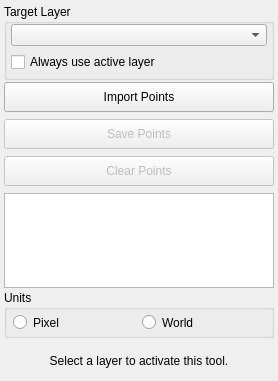
<?xml version="1.0" encoding="UTF-8"?>
<ui version="4.0">
 <class>PointsSelectToolInterface</class>
 <widget class="QWidget" name="PointsSelectToolInterface">
  <property name="geometry">
   <rect>
    <x>0</x>
    <y>0</y>
    <width>278</width>
    <height>381</height>
   </rect>
  </property>
  <property name="sizePolicy">
   <sizepolicy hsizetype="Preferred" vsizetype="Fixed">
    <horstretch>0</horstretch>
    <verstretch>0</verstretch>
   </sizepolicy>
  </property>
  <property name="minimumSize">
   <size>
    <width>0</width>
    <height>220</height>
   </size>
  </property>
  <property name="maximumSize">
   <size>
    <width>16777215</width>
    <height>16777215</height>
   </size>
  </property>
  <property name="windowTitle">
   <string>Points Select Tool</string>
  </property>
  <layout class="QVBoxLayout" name="verticalLayout">
   <property name="spacing">
    <number>2</number>
   </property>
   <property name="leftMargin">
    <number>4</number>
   </property>
   <property name="topMargin">
    <number>4</number>
   </property>
   <property name="rightMargin">
    <number>4</number>
   </property>
   <property name="bottomMargin">
    <number>4</number>
   </property>
   <item>
    <widget class="QGroupBox" name="target_groupbox_">
     <property name="minimumSize">
      <size>
       <width>0</width>
       <height>76</height>
      </size>
     </property>
     <property name="maximumSize">
      <size>
       <width>16777215</width>
       <height>76</height>
      </size>
     </property>
     <property name="title">
      <string>Target Layer</string>
     </property>
     <layout class="QVBoxLayout" name="verticalLayout_4">
      <property name="spacing">
       <number>6</number>
      </property>
      <property name="leftMargin">
       <number>4</number>
      </property>
      <property name="topMargin">
       <number>0</number>
      </property>
      <property name="rightMargin">
       <number>4</number>
      </property>
      <property name="bottomMargin">
       <number>4</number>
      </property>
      <item>
       <widget class="QtUtils::QtDropableComboBox" name="target_layer_">
        <property name="enabled">
         <bool>true</bool>
        </property>
        <property name="sizePolicy">
         <sizepolicy hsizetype="Ignored" vsizetype="Fixed">
          <horstretch>0</horstretch>
          <verstretch>0</verstretch>
         </sizepolicy>
        </property>
       </widget>
      </item>
      <item>
       <widget class="QWidget" name="widget" native="true">
        <property name="minimumSize">
         <size>
          <width>0</width>
          <height>20</height>
         </size>
        </property>
        <layout class="QHBoxLayout" name="horizontalLayout_2">
         <property name="spacing">
          <number>0</number>
         </property>
         <property name="leftMargin">
          <number>0</number>
         </property>
         <property name="topMargin">
          <number>0</number>
         </property>
         <property name="rightMargin">
          <number>0</number>
         </property>
         <property name="bottomMargin">
          <number>0</number>
         </property>
         <item>
          <widget class="QCheckBox" name="use_active_layer_">
           <property name="text">
            <string>Always use active layer</string>
           </property>
          </widget>
         </item>
        </layout>
       </widget>
      </item>
     </layout>
    </widget>
   </item>
   <item>
    <widget class="QPushButton" name="import_button_">
     <property name="minimumSize">
      <size>
       <width>0</width>
       <height>30</height>
      </size>
     </property>
     <property name="text">
      <string>Import Points</string>
     </property>
    </widget>
   </item>
   <item>
    <spacer name="verticalSpacer_4">
     <property name="orientation">
      <enum>Qt::Vertical</enum>
     </property>
     <property name="sizeType">
      <enum>QSizePolicy::Fixed</enum>
     </property>
     <property name="sizeHint" stdset="0">
      <size>
       <width>20</width>
       <height>5</height>
      </size>
     </property>
    </spacer>
   </item>
   <item>
    <widget class="QPushButton" name="export_button_">
     <property name="enabled">
      <bool>false</bool>
     </property>
     <property name="minimumSize">
      <size>
       <width>0</width>
       <height>30</height>
      </size>
     </property>
     <property name="toolTip">
      <string>Save points to file.</string>
     </property>
     <property name="text">
      <string>Save Points</string>
     </property>
    </widget>
   </item>
   <item>
    <spacer name="verticalSpacer">
     <property name="orientation">
      <enum>Qt::Vertical</enum>
     </property>
     <property name="sizeType">
      <enum>QSizePolicy::Fixed</enum>
     </property>
     <property name="sizeHint" stdset="0">
      <size>
       <width>20</width>
       <height>5</height>
      </size>
     </property>
    </spacer>
   </item>
   <item>
    <widget class="QPushButton" name="clear_seeds_button_">
     <property name="enabled">
      <bool>false</bool>
     </property>
     <property name="sizePolicy">
      <sizepolicy hsizetype="Preferred" vsizetype="Fixed">
       <horstretch>0</horstretch>
       <verstretch>0</verstretch>
      </sizepolicy>
     </property>
     <property name="minimumSize">
      <size>
       <width>0</width>
       <height>30</height>
      </size>
     </property>
     <property name="toolTip">
      <string>Delete all points.</string>
     </property>
     <property name="text">
      <string>Clear Points</string>
     </property>
    </widget>
   </item>
   <item>
    <spacer name="verticalSpacer_2">
     <property name="orientation">
      <enum>Qt::Vertical</enum>
     </property>
     <property name="sizeType">
      <enum>QSizePolicy::Fixed</enum>
     </property>
     <property name="sizeHint" stdset="0">
      <size>
       <width>20</width>
       <height>5</height>
      </size>
     </property>
    </spacer>
   </item>
   <item>
    <widget class="QTableWidget" name="points_table_">
     <property name="toolTip">
      <string>Point coordinates display.</string>
     </property>
     <property name="frameShadow">
      <enum>QFrame::Sunken</enum>
     </property>
     <property name="editTriggers">
      <set>QAbstractItemView::NoEditTriggers</set>
     </property>
     <property name="gridStyle">
      <enum>Qt::SolidLine</enum>
     </property>
     <attribute name="horizontalHeaderVisible">
      <bool>true</bool>
     </attribute>
     <attribute name="horizontalHeaderDefaultSectionSize">
      <number>80</number>
     </attribute>
    </widget>
   </item>
   <item>
    <widget class="QGroupBox" name="units_groupbox_">
     <property name="enabled">
      <bool>true</bool>
     </property>
     <property name="sizePolicy">
      <sizepolicy hsizetype="Preferred" vsizetype="Maximum">
       <horstretch>0</horstretch>
       <verstretch>0</verstretch>
      </sizepolicy>
     </property>
     <property name="toolTip">
      <string>Switch between pixel and world coordinates.</string>
     </property>
     <property name="title">
      <string>Units</string>
     </property>
     <layout class="QHBoxLayout" name="horizontalLayout_5">
      <property name="spacing">
       <number>0</number>
      </property>
      <property name="leftMargin">
       <number>4</number>
      </property>
      <property name="topMargin">
       <number>0</number>
      </property>
      <property name="rightMargin">
       <number>4</number>
      </property>
      <property name="bottomMargin">
       <number>0</number>
      </property>
      <item>
       <widget class="QWidget" name="rb_widget_" native="true">
        <property name="sizePolicy">
         <sizepolicy hsizetype="Preferred" vsizetype="Maximum">
          <horstretch>0</horstretch>
          <verstretch>0</verstretch>
         </sizepolicy>
        </property>
        <property name="minimumSize">
         <size>
          <width>0</width>
          <height>25</height>
         </size>
        </property>
        <property name="maximumSize">
         <size>
          <width>16777215</width>
          <height>30</height>
         </size>
        </property>
        <layout class="QHBoxLayout" name="horizontalLayout_6">
         <property name="spacing">
          <number>4</number>
         </property>
         <property name="leftMargin">
          <number>2</number>
         </property>
         <property name="topMargin">
          <number>4</number>
         </property>
         <property name="rightMargin">
          <number>0</number>
         </property>
         <property name="bottomMargin">
          <number>4</number>
         </property>
         <item>
          <widget class="QRadioButton" name="rb_index_">
           <property name="enabled">
            <bool>true</bool>
           </property>
           <property name="sizePolicy">
            <sizepolicy hsizetype="Preferred" vsizetype="Maximum">
             <horstretch>0</horstretch>
             <verstretch>0</verstretch>
            </sizepolicy>
           </property>
           <property name="text">
            <string>Pixel</string>
           </property>
          </widget>
         </item>
         <item>
          <widget class="QRadioButton" name="rb_world_">
           <property name="enabled">
            <bool>true</bool>
           </property>
           <property name="sizePolicy">
            <sizepolicy hsizetype="Preferred" vsizetype="Maximum">
             <horstretch>0</horstretch>
             <verstretch>0</verstretch>
            </sizepolicy>
           </property>
           <property name="text">
            <string>World</string>
           </property>
          </widget>
         </item>
        </layout>
       </widget>
      </item>
     </layout>
    </widget>
   </item>
   <item>
    <spacer name="verticalSpacer_3">
     <property name="orientation">
      <enum>Qt::Vertical</enum>
     </property>
     <property name="sizeType">
      <enum>QSizePolicy::Fixed</enum>
     </property>
     <property name="sizeHint" stdset="0">
      <size>
       <width>20</width>
       <height>5</height>
      </size>
     </property>
    </spacer>
   </item>
   <item>
    <widget class="QWidget" name="message_alert_" native="true">
     <property name="minimumSize">
      <size>
       <width>0</width>
       <height>32</height>
      </size>
     </property>
     <layout class="QHBoxLayout" name="horizontalLayout_4">
      <property name="spacing">
       <number>0</number>
      </property>
      <property name="leftMargin">
       <number>4</number>
      </property>
      <property name="topMargin">
       <number>4</number>
      </property>
      <property name="rightMargin">
       <number>4</number>
      </property>
      <property name="bottomMargin">
       <number>4</number>
      </property>
      <item>
       <widget class="QLabel" name="message_">
        <property name="text">
         <string>Select a layer to activate this tool.</string>
        </property>
        <property name="alignment">
         <set>Qt::AlignCenter</set>
        </property>
        <property name="wordWrap">
         <bool>true</bool>
        </property>
       </widget>
      </item>
     </layout>
    </widget>
   </item>
  </layout>
 </widget>
 <customwidgets>
  <customwidget>
   <class>QtUtils::QtDropableComboBox</class>
   <extends>QComboBox</extends>
   <header location="global">QtUtils/Widgets/QtDropableComboBox.h</header>
  </customwidget>
 </customwidgets>
 <resources/>
 <connections/>
</ui>
